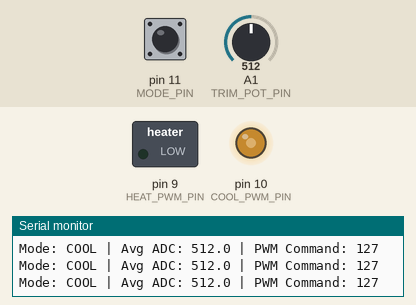
Recording of a sketch running on a simulated Arduino Uno, built with avr-gcc and run on an emulated ATmega328P. Shown: switched loads named in the sketch (green lamp = pin HIGH), output pins drawn as LEDs (lit = HIGH), the last lines printed to the serial monitor. The test bench sets the inputs (shaded band); at power-on: A1 (TRIM_POT_PIN) = 512, pin 11 (MODE_PIN) LOW.

Above: at 1.2 s.
1.3 s: A1 (TRIM_POT_PIN) set to 411
At 2.2 s:
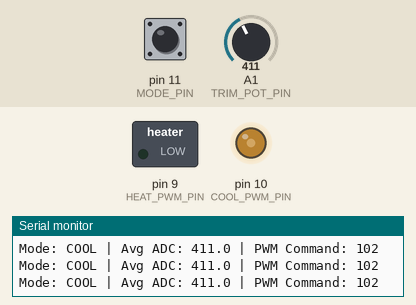
4.3 s: A1 (TRIM_POT_PIN) set to 391
At 5.4 s:
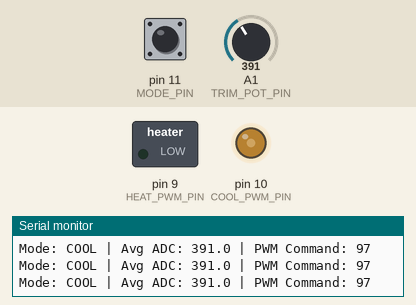
7.3 s: pin 11 (MODE_PIN) pulled HIGH for 0.15 s
At 7.4 s:
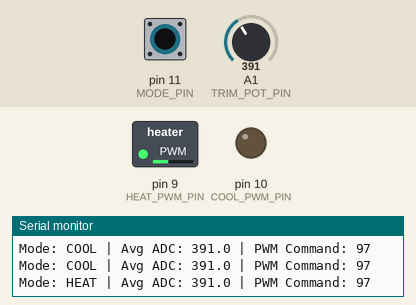
8.9 s: A1 (TRIM_POT_PIN) set to 106
At 9.6 s:
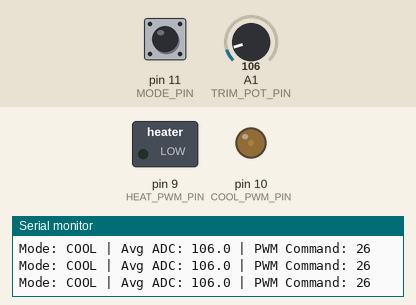
10.4 s: A1 (TRIM_POT_PIN) set to 90
At 11.1 s:
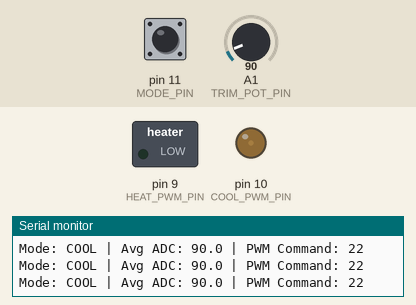
13.4 s: pin 11 (MODE_PIN) pulled HIGH for 1 s
At 13.9 s:
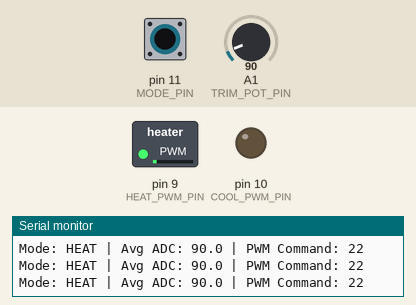
Timing chart, 0 to 16.4 s (numbered marks = the images above; inputs shaded):
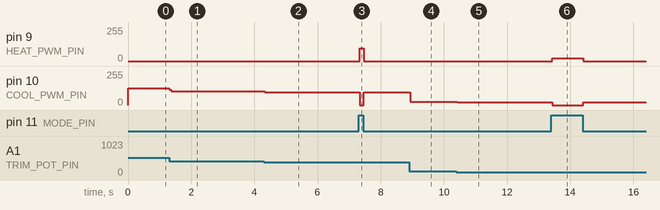

Measured:
- after the input at 1.3 s, pin 10 (COOL_PWM_PIN): 127/255 → 115/255 at once, → 102/255 0.06 s later
- after the input at 4.3 s, pin 10 (COOL_PWM_PIN): 102/255 → 97/255 at once
- after the input at 7.3 s, pin 9 (HEAT_PWM_PIN): 0/255 → 97/255 at once, → 0/255 0.12 s later; pin 10 (COOL_PWM_PIN): 97/255 → 0/255 at once, → 97/255 0.12 s later
- after the input at 8.9 s, pin 10 (COOL_PWM_PIN): 97/255 → 26/255 at once
- after the input at 10.4 s, pin 10 (COOL_PWM_PIN): 26/255 → 22/255 at once
- after the input at 13.4 s, pin 9 (HEAT_PWM_PIN): 0/255 → 22/255 at once, → 0/255 0.98 s later; pin 10 (COOL_PWM_PIN): 22/255 → 0/255 at once, → 22/255 0.98 s later

The sketch:

P3_Hbridge.ino
```cpp
// Pin Definitions
const int TRIM_POT_PIN = A1;    // Trim pot analog input pin
const int MODE_PIN     = 11;    // Heat/Cool mode toggle input pin
const int HEAT_PWM_PIN = 9;     // RPWM pin for H-bridge (Heat / Clockwise)
const int COOL_PWM_PIN = 10;    // LPWM pin for H-bridge (Cool / Counterclockwise)

// Measurement Constants
const int NUM_SAMPLES  = 100;   // Number of samples to average

void setup() {
  pinMode(MODE_PIN, INPUT);
  pinMode(HEAT_PWM_PIN, OUTPUT);
  pinMode(COOL_PWM_PIN, OUTPUT);

  Serial.begin(9600);
}

void loop() {
  // 1. Read and average the trim pot input
  long adcSum = 0;
  for (int i = 0; i < NUM_SAMPLES; i++) {
    adcSum += analogRead(TRIM_POT_PIN);
  }
  float avgAdc = (float)adcSum / NUM_SAMPLES;

  // 2. Map the 10-bit ADC average (0 - 1023) to an 8-bit PWM value (0 - 255)
  int pwmValue = map((int)avgAdc, 0, 1023, 0, 255);

  // 3. Read the mode pin (5V = HIGH for Heat, 0V = LOW for Cool)
  int modeState = digitalRead(MODE_PIN);

  // 4. Set the H-bridge command signals according to Method 2 logic
  if (modeState == HIGH) {
    // Heat / Clockwise mode
    analogWrite(HEAT_PWM_PIN, pwmValue); // PWM output to Pin 9
    analogWrite(COOL_PWM_PIN, 0);        // 0V (OFF) on Pin 10
  } else {
    // Cool / Counterclockwise mode
    analogWrite(HEAT_PWM_PIN, 0);        // 0V (OFF) on Pin 9
    analogWrite(COOL_PWM_PIN, pwmValue); // PWM output to Pin 10
  }

  // Debugging output for Serial Monitor
  Serial.print("Mode: ");
  Serial.print(modeState == HIGH ? "HEAT" : "COOL");
  Serial.print(" | Avg ADC: ");
  Serial.print(avgAdc, 1);
  Serial.print(" | PWM Command: ");
  Serial.println(pwmValue);

  delay(50); // Small delay for readability and stability
}
```
